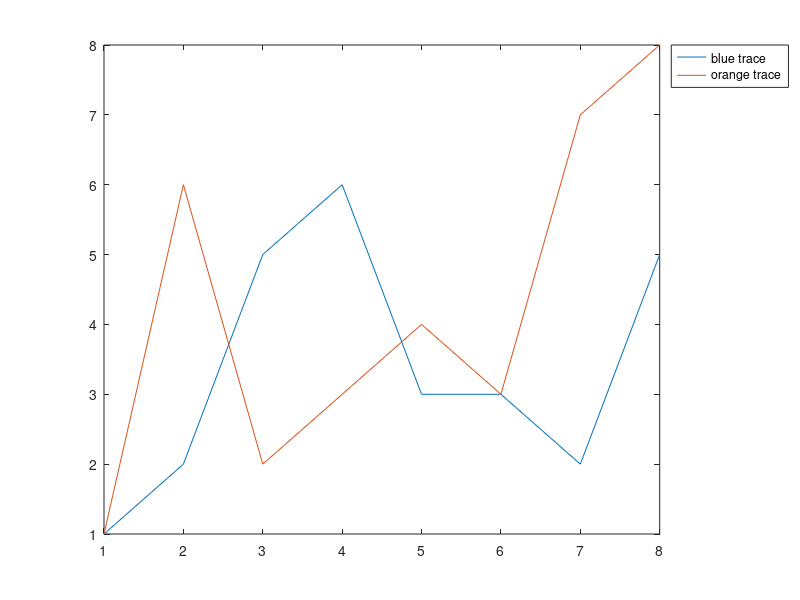

Recreate this plot in MATLAB. (Note: this script raises an error after producing the figure.)

fig = figure; 
plot([1 2 3 4 5 6 7 8],[1 2 5 6 3 3 2 5]); 
hold on
plot([1 2 3 4 5 6 7 8],[1 6 2 3 4 3 7 8]); 
legend('blue trace','orange trace','Location','BestOutside'); 

% PLOTLY 
response = fig2plotly(fig,'filename','matlab_legend_outside');
plotly_url = response.url;
